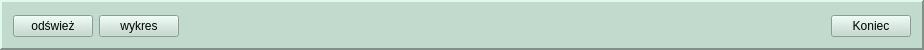
     <widget class="QFrame" name="frame">
      <property name="sizePolicy">
       <sizepolicy hsizetype="Expanding" vsizetype="Expanding">
        <horstretch>0</horstretch>
        <verstretch>0</verstretch>
       </sizepolicy>
      </property>
      <property name="minimumSize">
       <size>
        <width>0</width>
        <height>0</height>
       </size>
      </property>
      <property name="maximumSize">
       <size>
        <width>8000</width>
        <height>50</height>
       </size>
      </property>
      <property name="styleSheet">
       <string notr="true">background-color: rgb(194, 217, 205);</string>
      </property>
      <property name="frameShape">
       <enum>QFrame::Panel</enum>
      </property>
      <property name="frameShadow">
       <enum>QFrame::Raised</enum>
      </property>
      <property name="lineWidth">
       <number>2</number>
      </property>
      <layout class="QHBoxLayout" name="horizontalLayout_2" stretch="0,0,2,0">
       <property name="sizeConstraint">
        <enum>QLayout::SetDefaultConstraint</enum>
       </property>
       <property name="bottomMargin">
        <number>9</number>
       </property>
       <item>
        <widget class="QPushButton" name="pushButton">
         <property name="text">
          <string>odśwież</string>
         </property>
        </widget>
       </item>
       <item>
        <widget class="QPushButton" name="diagram_button">
         <property name="text">
          <string>wykres</string>
         </property>
        </widget>
       </item>
       <item>
        <spacer name="horizontalSpacer">
         <property name="orientation">
          <enum>Qt::Horizontal</enum>
         </property>
         <property name="sizeHint" stdset="0">
          <size>
           <width>646</width>
           <height>20</height>
          </size>
         </property>
        </spacer>
       </item>
       <item>
        <widget class="QPushButton" name="koniec">
         <property name="sizePolicy">
          <sizepolicy hsizetype="Fixed" vsizetype="Fixed">
           <horstretch>0</horstretch>
           <verstretch>0</verstretch>
          </sizepolicy>
         </property>
         <property name="text">
          <string>Koniec</string>
         </property>
        </widget>
       </item>
      </layout>
     </widget>
